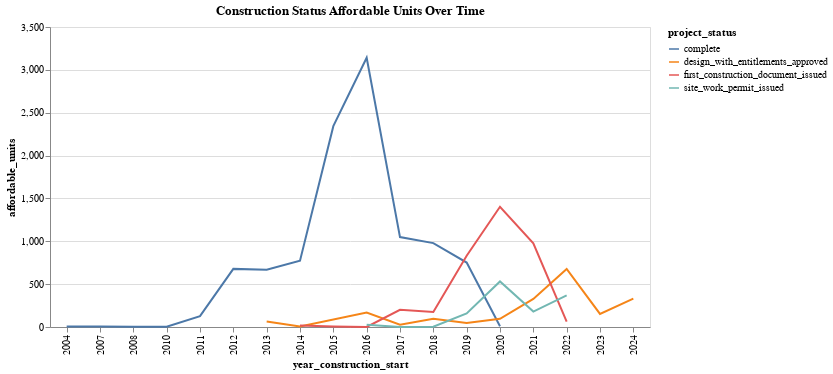

Notebook source saved alongside this figure:
### Code cell
# Here I would like to create a grapg with the tendency of the for status

source = status_per_year

alt.Chart(source).mark_line().encode(
    x='year_construction_start:O',
    y='affordable_units',
    color='project_status').properties(width=600, title='Construction Status Affordable Units Over Time')

### Figure 1 — Vega-Lite specification as saved in the notebook (floating-point values rounded to 4 significant figures)
{"config": {"view": {"continuousWidth": 400, "continuousHeight": 300}}, "data": {"name": "data-88e2c19f51aab24be917b9b97b03c28e"}, "mark": "line", "encoding": {"color": {"field": "project_status", "type": "nominal"}, "x": {"field": "year_construction_start", "type": "ordinal"}, "y": {"field": "affordable_units", "type": "quantitative"}}, "title": "Construction Status Affordable Units Over Time", "width": 600, "$schema": "https://vega.github.io/schema/vega-lite/v4.17.0.json", "datasets": {"data-88e2c19f51aab24be917b9b97b03c28e": [{"project_status": "complete", "year_construction_start": 2004, "affordable_units": 7.0}, {"project_status": "complete", "year_construction_start": 2007, "affordable_units": 5.0}, {"project_status": "complete", "year_construction_start": 2008, "affordable_units": 4.0}, {"project_status": "complete", "year_construction_start": 2010, "affordable_units": 3.0}, {"project_status": "complete", "year_construction_start": 2011, "affordable_units": 126.0}, {"project_status": "complete", "year_construction_start": 2012, "affordable_units": 678.0}, {"project_status": "complete", "year_construction_start": 2013, "affordable_units": 668.0}, {"project_status": "complete", "year_construction_start": 2014, "affordable_units": 774.0}, {"project_status": "complete", "year_construction_start": 2015, "affordable_units": 2343.0}, {"project_status": "complete", "year_construction_start": 2016, "affordable_units": 3141.0}, {"project_status": "complete", "year_construction_start": 2017, "affordable_units": 1049.0}, {"project_status": "complete", "year_construction_start": 2018, "affordable_units": 979.0}, {"project_status": "complete", "year_construction_start": 2019, "affordable_units": 752.0}, {"project_status": "complete", "year_construction_start": 2020, "affordable_units": 9.0}, {"project_status": "design_with_entitlements_approved", "year_construction_start": 2013, "affordable_units": 63.0}, {"project_status": "design_with_entitlements_approved", "year_construction_start": 2014, "affordable_units": 5.0}, {"project_status": "design_with_entitlements_approved", "year_construction_start": 2016, "affordable_units": 168.0}, {"project_status": "design_with_entitlements_approved", "year_construction_start": 2017, "affordable_units": 27.0}, {"project_status": "design_with_entitlements_approved", "year_construction_start": 2018, "affordable_units": 95.0}, {"project_status": "design_with_entitlements_approved", "year_construction_start": 2019, "affordable_units": 47.0}, {"project_status": "design_with_entitlements_approved", "year_construction_start": 2020, "affordable_units": 95.0}, {"project_status": "design_with_entitlements_approved", "year_construction_start": 2021, "affordable_units": 328.0}, {"project_status": "design_with_entitlements_approved", "year_construction_start": 2022, "affordable_units": 677.0}, {"project_status": "design_with_entitlements_approved", "year_construction_start": 2023, "affordable_units": 153.0}, {"project_status": "design_with_entitlements_approved", "year_construction_start": 2024, "affordable_units": 330.0}, {"project_status": "first_construction_document_issued", "year_construction_start": 2014, "affordable_units": 17.0}, {"project_status": "first_construction_document_issued", "year_construction_start": 2015, "affordable_units": 7.0}, {"project_status": "first_construction_document_issued", "year_construction_start": 2016, "affordable_units": 0.0}, {"project_status": "first_construction_document_issued", "year_construction_start": 2017, "affordable_units": 200.0}, {"project_status": "first_construction_document_issued", "year_construction_start": 2018, "affordable_units": 176.0}, {"project_status": "first_construction_document_issued", "year_construction_start": 2019, "affordable_units": 831.0}, {"project_status": "first_construction_document_issued", "year_construction_start": 2020, "affordable_units": 1403.0}, {"project_status": "first_construction_document_issued", "year_construction_start": 2021, "affordable_units": 977.0}, {"project_status": "first_construction_document_issued", "year_construction_start": 2022, "affordable_units": 63.0}, {"project_status": "site_work_permit_issued", "year_construction_start": 2016, "affordable_units": 25.0}, {"project_status": "site_work_permit_issued", "year_construction_start": 2017, "affordable_units": 0.0}, {"project_status": "site_work_permit_issued", "year_construction_start": 2018, "affordable_units": 3.0}, {"project_status": "site_work_permit_issued", "year_construction_start": 2019, "affordable_units": 158.0}, {"project_status": "site_work_permit_issued", "year_construction_start": 2020, "affordable_units": 531.0}, {"project_status": "site_work_permit_issued", "year_construction_start": 2021, "affordable_units": 180.0}, {"project_status": "site_work_permit_issued", "year_construction_start": 2022, "affordable_units": 369.0}]}}
